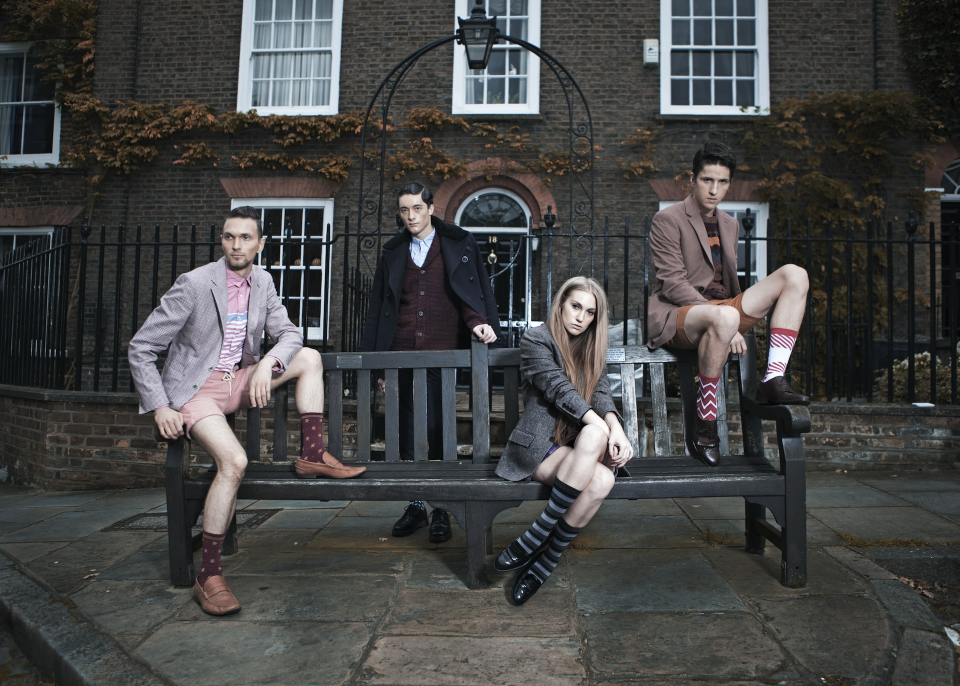
#> input picture Images/people1.jpg, 1920 x 1372 px, found by its file name (shown at 1/2 size)
$ jupyter execute Computer_Vision_Face_and_Eye_Detection.ipynb
#> lines starting #> are read from the running program, lines starting #| are printed output that depends on the picture; after the words box and inside, x2 and y2 are one past the last pixel; in counts of white or black regions, pixels touching at a corner belong together
[cell 1]
# cv2 is the name of the OpenCV library

import cv2

[cell 2]
# Load the image

image = cv2.imread('/content/Images/people1.jpg')
#> image is the input picture: shape (1372, 1920, 3); mean B, G, R 68.6, 69.3, 69

[cell 3]
image.shape
#> Out = (1372, 1920, 3)

[cell 4]
# Display the image
from google.colab.patches import cv2_imshow
cv2_imshow(image)

🔴 Since the image is very big the system might tame some time to process it. So we can resize the image to reduce the processing time for face detection.

[cell 5]
# image resize

image = cv2.resize(image, (800,600))
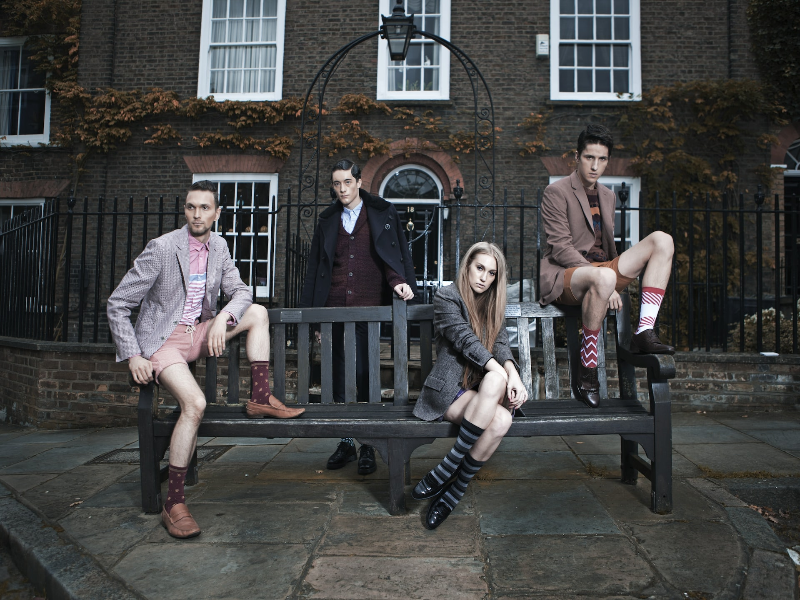
#> image: shape (600, 800, 3); mean B, G, R 68.5, 69.2, 68.9
image.shape
#> Out = (600, 800, 3)

[cell 6]
cv2_imshow(image)

🟠 Converting the image to grey scale.

[cell 7]
image_gray = cv2.cvtColor(image, cv2.COLOR_BGR2GRAY)
cv2_imshow(image_gray)

🟡 Now we will detect the faces in the given image.

[cell 8]
face_detection = cv2.CascadeClassifier('/content/Cascades/haarcascade_frontalface_default.xml')

[cell 9]
detections = face_detection.detectMultiScale(image_gray)
#> detections = [[328, 171, 30, 30], [179, 193, 39, 39], [466, 256, 40, 40], [576, 143, 40, 40]]

🟠 Each row in the result represents the number of faces.

[cell 10]
detections
#> Out has the same summary as detections

[cell 11]
len(detections)
#> Out = 4

🟠 Let's draw the boxes around the faces detected.

[cell 12]
for(x, y, w, h) in detections:
  cv2.rectangle(image, (x,y),(x,y), (0, 255, 2), 2)
  cv2_imshow(image)
#> this loop made 4 passes
#> image: shape (600, 800, 3); under 0.01% of pixels changed, all inside (x1, y1, x2, y2) = (178, 142, 578, 258)

[cell 13]
for(x, y, w, h) in detections:
  cv2.rectangle(image, (x,y),(x+w,y+h), (0, 255, 2), 2)
  cv2_imshow(image)
#> this loop made 4 passes
#> pass 2, `cv2_imshow(image)`:
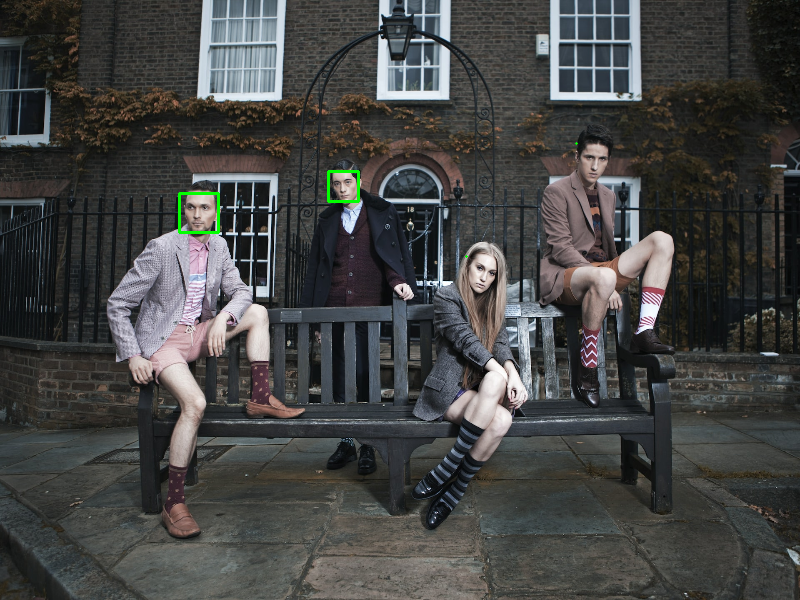
#> shown: shape (600, 800, 3); mean B, G, R 68.3, 69.4, 68.7
#> after the loop:
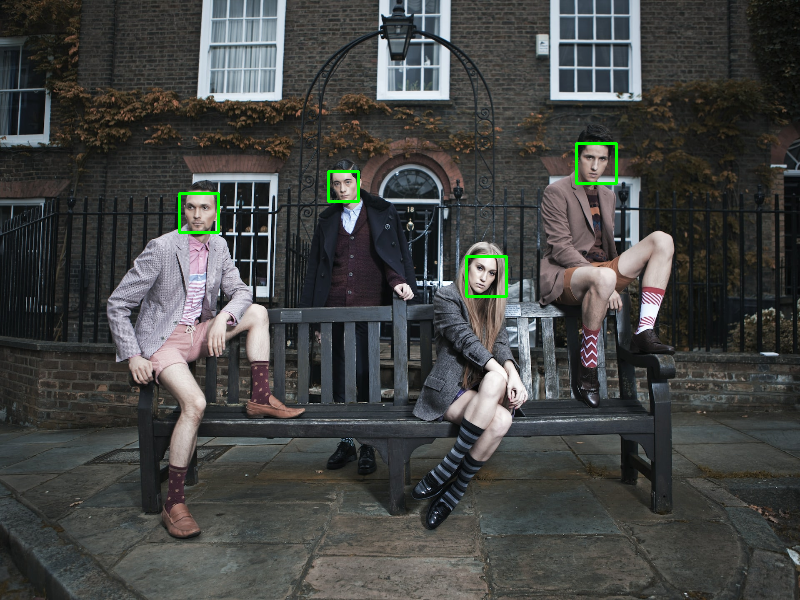
#> image: shape (600, 800, 3); mean B, G, R 68.1, 69.7, 68.5

🟢 If the algorithm is not able to detect the face properly we need to adjust the parameters using scaleFactor.

[cell 14]
detections = face_detection.detectMultiScale(image_gray, scaleFactor = 1.1)
for(x, y, w, h) in detections:
  cv2.rectangle(image, (x,y),(x+w,y+h), (0, 255, 2), 2)
  cv2_imshow(image)

🔵 Let's do eye detection.

[cell 15]
eye_detector = cv2.CascadeClassifier('/content/Cascades/haarcascade_eye.xml')

[cell 16]
image = cv2.imread('/content/Images/people1.jpg')
image_gray = cv2.cvtColor(image, cv2.COLOR_BGR2GRAY)
#> image_gray: shape (1372, 1920)
eye_detection = eye_detector.detectMultiScale(image_gray)
#> eye_detection = [[1408, 350, 22, 22], [1435, 352, 21, 21], [822, 406, 23, 23], [447, 462, 23, 23], [477, 461, 26, 26], [1137, 599, 29, 29], [1167, 615, 21, 21], [1366, 335, 39, 39], [1662, 921, 40, 40], [494, 92, 43, 43], [1392, 642, 45, 45]]
for(x, y, w, h) in eye_detection:
  cv2.rectangle(image, (x,y),(x+w,y+h), (255, 0, 0), 2)
#> this loop made 11 passes
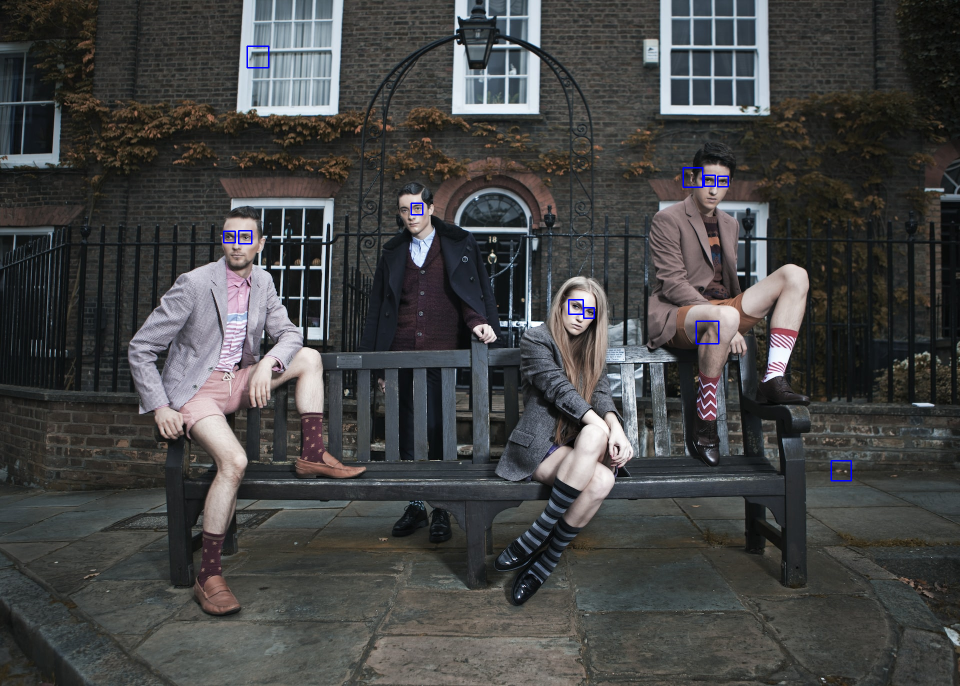
#> image: shape (1372, 1920, 3) (shown at 1/2 size); 0.15% of pixels changed, all inside (x1, y1, x2, y2) = (446, 91, 1704, 963)

cv2_imshow(image)

🟢 If the algorithm is not able to detect the eyes properly we need to adjust the parameters using scaleFactor.

[cell 17]
image = cv2.imread('/content/Images/people1.jpg')
image_gray = cv2.cvtColor(image, cv2.COLOR_BGR2GRAY)
eye_detection = eye_detector.detectMultiScale(image_gray, scaleFactor = 3.0, maxSize = (40,40))
#> eye_detection = [[1408, 351, 20, 20], [1436, 352, 20, 20], [825, 408, 20, 20], [448, 464, 20, 20], [481, 466, 20, 20], [1142, 604, 20, 20], [1168, 616, 20, 20]]
for(x, y, w, h) in eye_detection:
  cv2.rectangle(image, (x,y),(x+w,y+h), (255, 0, 0), 2)
  print(w,h)
#> this loop made 7 passes
#> (x, y) on passes 1 to 7: (1408, 351), (1436, 352), (825, 408), (448, 464), (481, 466), (1142, 604), (1168, 616)
#| 20 20
#| 20 20
#| 20 20
#| 20 20
#| 20 20
#| 20 20
#| 20 20
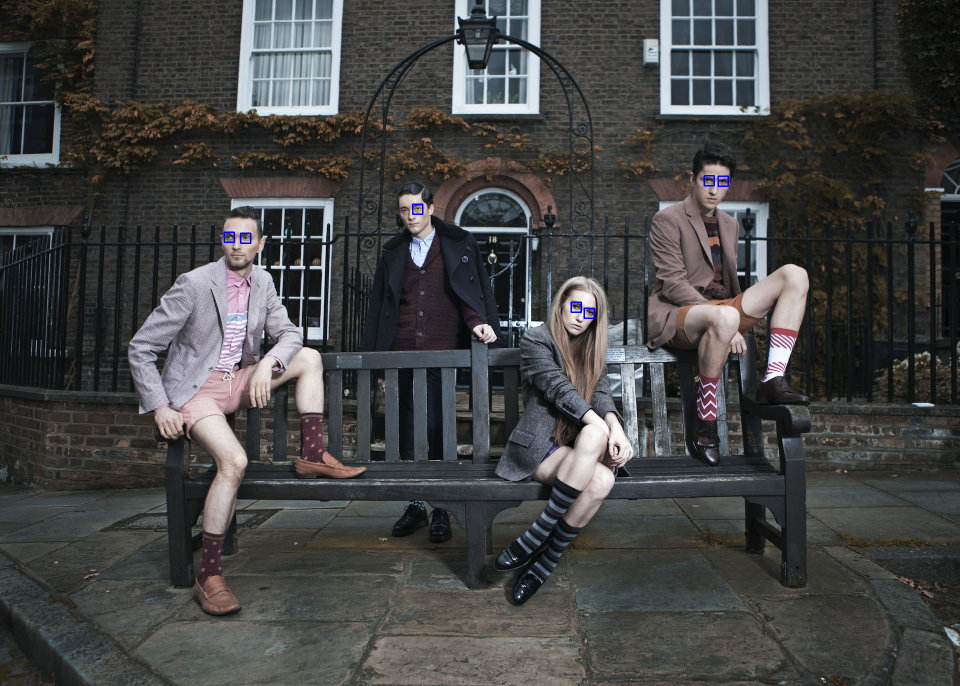
#> image: shape (1372, 1920, 3) (shown at 1/2 size); 0.06% of pixels changed, all inside (x1, y1, x2, y2) = (447, 350, 1458, 638)
cv2_imshow(image)

🟢 Dispay both face and eye borders.

[cell 18]
image = cv2.imread('/content/Images/people1.jpg')
image_gray = cv2.cvtColor(image, cv2.COLOR_BGR2GRAY)

detections = face_detection.detectMultiScale(image_gray, scaleFactor = 1.5, minSize = (68,68), maxSize = (77,77))
#> detections = [[1389, 333, 81, 81], [784, 386, 81, 81], [434, 446, 81, 81], [1122, 589, 81, 81]]
for(x, y, w, h) in detections:
  cv2.rectangle(image, (x,y),(x+w,y+h), (0, 255, 2), 2)
  print('Size of face borders:', (w,h))
#> this loop made 4 passes
#> (x, y) on passes 1 to 4: (1389, 333), (784, 386), (434, 446), (1122, 589)
#| Size of face borders: (81, 81)
#| Size of face borders: (81, 81)
#| Size of face borders: (81, 81)
#| Size of face borders: (81, 81)
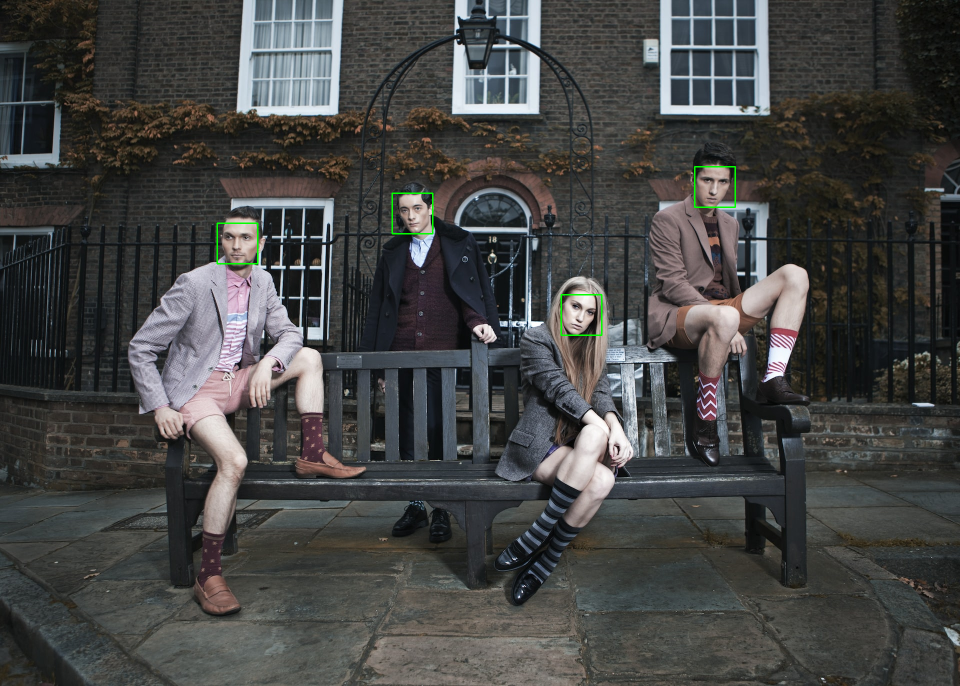
#> image: shape (1372, 1920, 3) (shown at 1/2 size); 0.15% of pixels changed, all inside (x1, y1, x2, y2) = (433, 332, 1472, 672)

eye_detection = eye_detector.detectMultiScale(image_gray, scaleFactor = 3.0, maxSize = (40,40))
for(x, y, w, h) in eye_detection:
  cv2.rectangle(image, (x,y),(x+w,y+h), (255, 0, 0), 2)
  print('Size of eye borders:', (w,h))
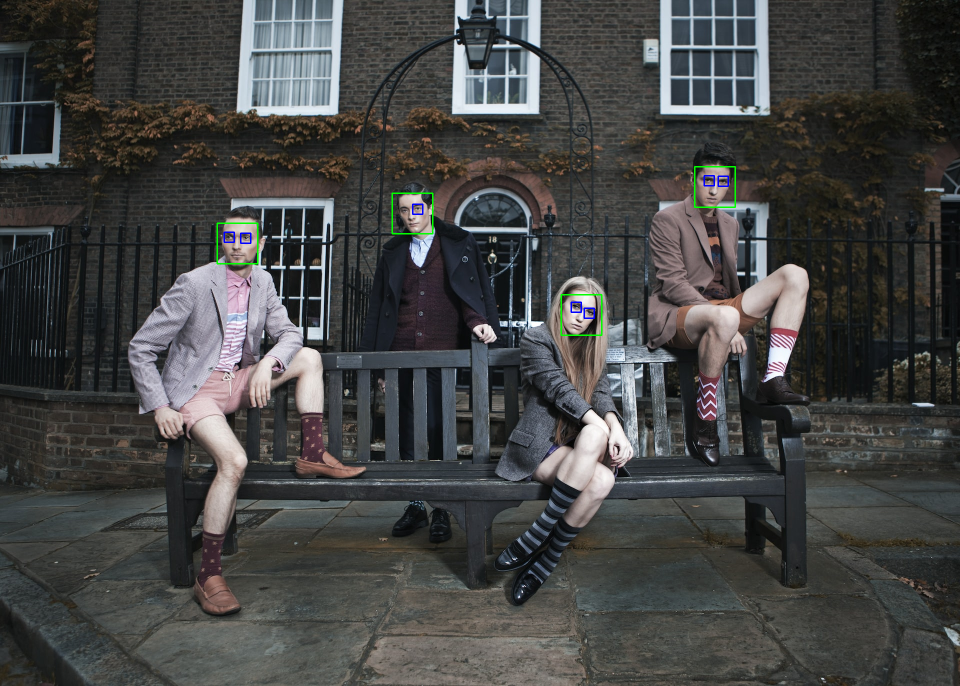
#> image: shape (1372, 1920, 3) (shown at 1/2 size); 0.06% of pixels changed, all inside (x1, y1, x2, y2) = (447, 350, 1458, 638)
cv2_imshow(image)
